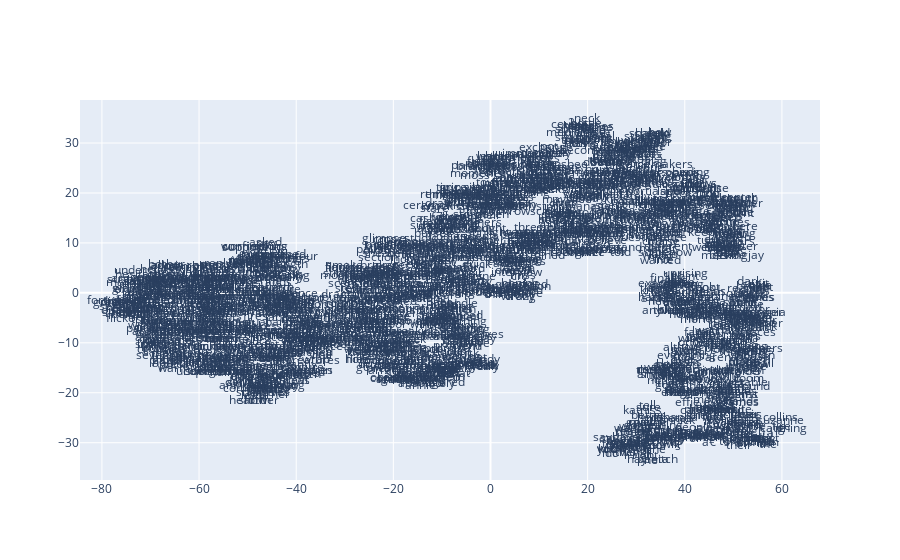

Notebook code cell kept with this figure:
### Code cell
def plot_with_plotly(x_vals, y_vals, labels, plot_in_notebook=True):
    from plotly.offline import init_notebook_mode, iplot, plot
    import plotly.graph_objs as go

    trace = go.Scatter(x=x_vals, y=y_vals, mode='text', text=labels)
    data = [trace]

    if plot_in_notebook:
        init_notebook_mode(connected=True)
        iplot(data, filename='word-embedding-plot')
    else:
        plot(data, filename='word-embedding-plot.html')


def plot_with_matplotlib(x_vals, y_vals, labels):
    import matplotlib.pyplot as plt
    import random

    random.seed(0)

    plt.figure(figsize=(12, 12))
    plt.scatter(x_vals, y_vals)

    #
    # Label randomly subsampled 25 data points
    #
    indices = list(range(len(labels)))
    selected_indices = random.sample(indices, 25)
    for i in selected_indices:
        plt.annotate(labels[i], (x_vals[i], y_vals[i]))

try:
    get_ipython()
except Exception:
    plot_function = plot_with_matplotlib
else:
    plot_function = plot_with_plotly

plot_function(x_vals, y_vals, labels)

### Figure 1 — Plotly figure (JSON) as saved in the notebook; plotly's stock layout.template omitted (floating-point values rounded to 4 significant figures; data arrays with more than 128 entries replaced by an {"elided": "..."} marker saying what was removed)
{"data": [{"mode": "text", "text": {"elided": "1964 str values"}, "type": "scatter", "x": {"elided": "1964 float values"}, "y": {"elided": "1964 float values"}}], "layout": {}}
